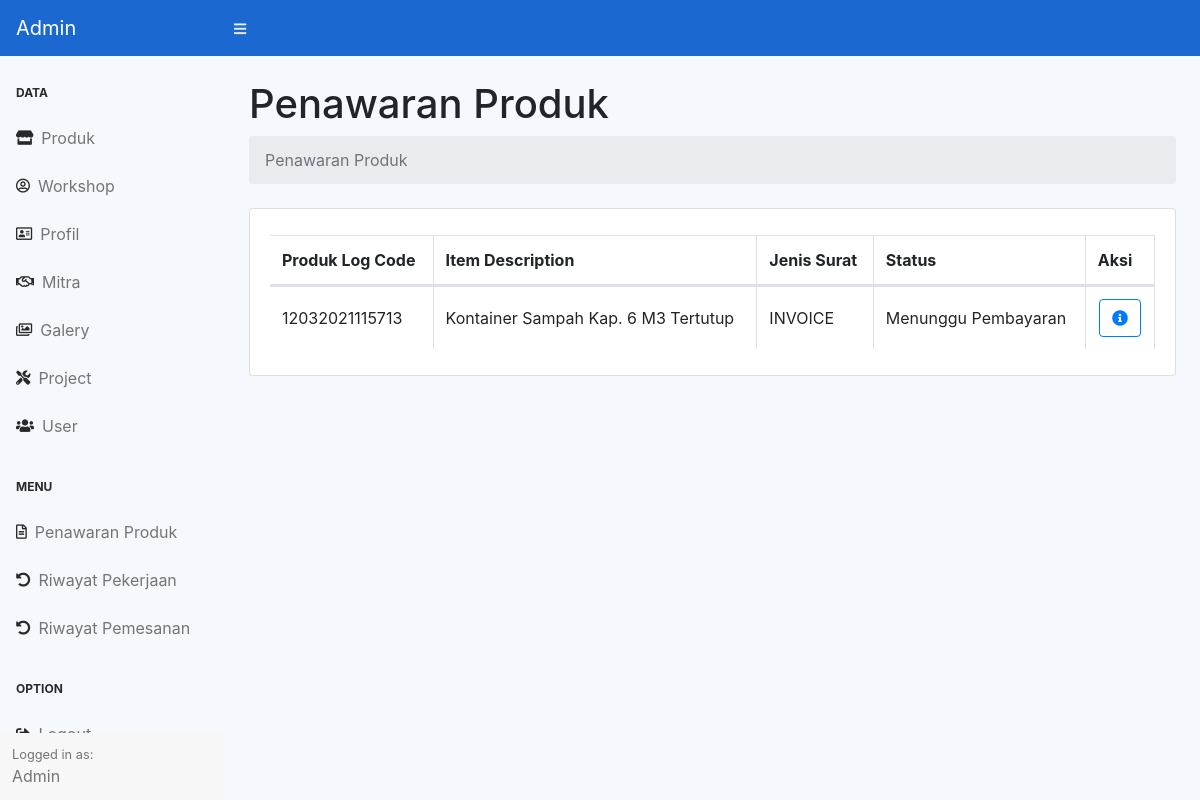
The page /admin/index.php (signed in) on the database as committed earlier.
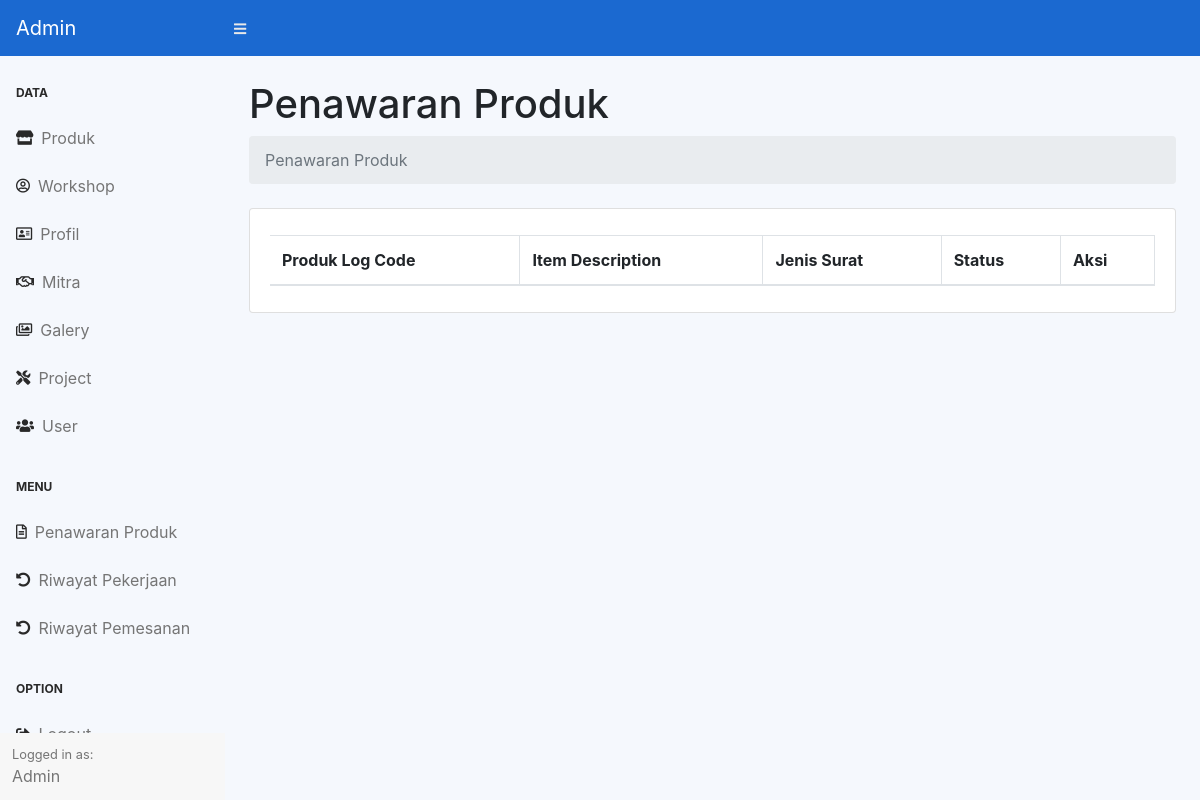
The same page on the database as committed later.
### tables this page shows
CREATE TABLE `produk_log` (
  `id` int(11) NOT NULL,
  `id_user` int(11) NOT NULL,
  `id_produk` int(11) NOT NULL,
  `log_code` varchar(56) NOT NULL,
  `nama_perusahaan` varchar(255) NOT NULL,
  `alamat_perusahaan` varchar(255) NOT NULL,
  `kota` text NOT NULL,
  `nama_surat` varchar(128) NOT NULL,
  `harga` varchar(255) NOT NULL,
  `terbilang` varchar(255) NOT NULL,
  `jenis_surat` varchar(128) NOT NULL,
  `status_log` varchar(128) NOT NULL DEFAULT 'Menunggu Surat Penawaran Harga',
  `date` text NOT NULL,
  `ongkir` int(128) NOT NULL
);

CREATE TABLE `produk` (
  `id` int(11) NOT NULL,
  `item_desc` varchar(128) NOT NULL,
  `spesifikasi` varchar(255) NOT NULL,
  `foto` varchar(225) NOT NULL,
  `fotob` varchar(225) NOT NULL,
  `fotoc` varchar(225) NOT NULL,
  `fotod` varchar(225) NOT NULL,
  `harga` int(128) NOT NULL
);

### admin/Produk-Penawaran/index.php (the view, shortened to what this page needs)
<div class="container-fluid">
    <h1 class="mt-4">Penawaran Produk </h1>
    <ol class="breadcrumb mb-4">
        <li class="breadcrumb-item active">Penawaran Produk</li>
    </ol>
    <div class="card mb-4">
        <div class="card-body">
            <div class="table-responsive">
                <table class="table table-bordered dataTable" id="" width="100%" cellspacing="0">
                    <thead>
                        <tr>
                            <th>Produk Log Code</th>
                            <th>Item Description</th>
                            <th>Jenis Surat</th>
                            <th>Status</th>
                            <th>Aksi</th>
                        </tr>
                    </thead>
                    <tbody>
                        <?php $get = $koneksi->query("SELECT * FROM `produk_log` GROUP BY log_code ") ?>
                        <?php
                        while ($data = $get->fetch_assoc()) :
                            $idproduk = $data['id_produk'];
                            $log = $data['log_code']; ?>
                            <tr>
                                <td class="align-middle"><?= $data['log_code'] ?></td>
                                <td class="align-middle">
                                    <?php $getsss = $koneksi->query("SELECT * FROM `produk` where id = '$idproduk' ") ?>
                                    <?php $dataanya = $getsss->fetch_assoc();
                                    $namaitem = $dataanya['item_desc'];
                                    echo $namaitem;
                                    ?>
                                </td>
                                <td class="align-middle">
                                    <?php
                                    $ambil = $koneksi->query("SELECT * FROM `produk_log` WHERE log_code = '$log' ORDER BY id desc");
                                    $oke = $ambil->fetch_assoc();
                                    $jenis = $oke['jenis_surat'];
                                    echo $jenis;
                                    ?>
                                </td>
                                <td class="align-middle">
                                    <?= $data['status_log'] ?>
                                </td>
                                <td class="text-center">
                                    <a href="?page=produk-penawaran-detail&logcode=<?= $data['log_code'] ?>&itemdesc=<?= $dataanya['item_desc'] ?>" class="btn btn-outline-primary"><i class="fas fa-info-circle"></i></a>
                                </td>
                            </tr>
                        <?php
                        endwhile ?>
                    </tbody>
                </table>
            </div>
        </div>
    </div>
</div>

Rows that differ between the two databases and show on the page:
removed produk_log: log_code "12032021115713", id_produk.item_desc "Kontainer Sampah Kap. 6 M3 Tertutup", produk_log.jenis_surat "INVOICE", status_log "Menunggu Pembayaran"
